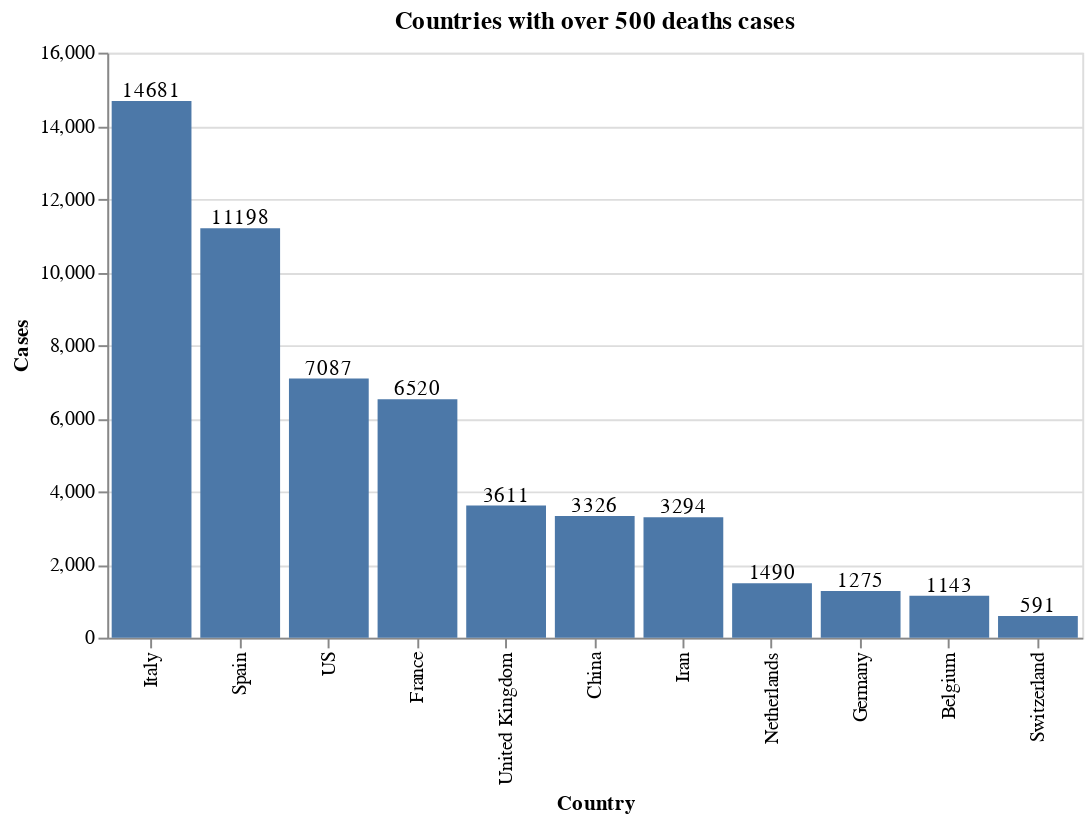

The notebook cell this image was saved under:
### Code cell
chart_deaths_500 = chart_countries_cases(df_deaths, 500).properties(title = 'Countries with over 500 deaths cases')
df_deaths_500 = chart_deaths_500.data.sort_values('Cases', ascending=False)[['Country', 'Cases']].reset_index(drop=True)
print(df_deaths_500)
print('\n')
chart_deaths_500

### Figure 1 — Vega-Lite specification as saved in the notebook (floating-point values rounded to 4 significant figures)
{"config": {"view": {"continuousWidth": 400, "continuousHeight": 300}}, "layer": [{"mark": "bar", "encoding": {"x": {"type": "ordinal", "field": "Country", "sort": "-y"}, "y": {"type": "quantitative", "field": "Cases"}}}, {"mark": {"type": "text", "align": "center", "baseline": "bottom"}, "encoding": {"text": {"type": "quantitative", "field": "Cases"}, "x": {"type": "ordinal", "field": "Country", "sort": "-y"}, "y": {"type": "quantitative", "field": "Cases"}}}], "data": {"name": "data-450d78edb5d82d4078d8acee996bb0b1"}, "title": "Countries with over 500 deaths cases", "width": 500, "$schema": "https://vega.github.io/schema/vega-lite/v4.0.2.json", "datasets": {"data-450d78edb5d82d4078d8acee996bb0b1": [{"Country": "Belgium", "Date": "2020-04-03T00:00:00", "Cases": 1143}, {"Country": "China", "Date": "2020-04-03T00:00:00", "Cases": 3326}, {"Country": "France", "Date": "2020-04-03T00:00:00", "Cases": 6520}, {"Country": "Germany", "Date": "2020-04-03T00:00:00", "Cases": 1275}, {"Country": "Iran", "Date": "2020-04-03T00:00:00", "Cases": 3294}, {"Country": "Italy", "Date": "2020-04-03T00:00:00", "Cases": 14681}, {"Country": "Netherlands", "Date": "2020-04-03T00:00:00", "Cases": 1490}, {"Country": "Spain", "Date": "2020-04-03T00:00:00", "Cases": 11198}, {"Country": "Switzerland", "Date": "2020-04-03T00:00:00", "Cases": 591}, {"Country": "US", "Date": "2020-04-03T00:00:00", "Cases": 7087}, {"Country": "United Kingdom", "Date": "2020-04-03T00:00:00", "Cases": 3611}]}}
